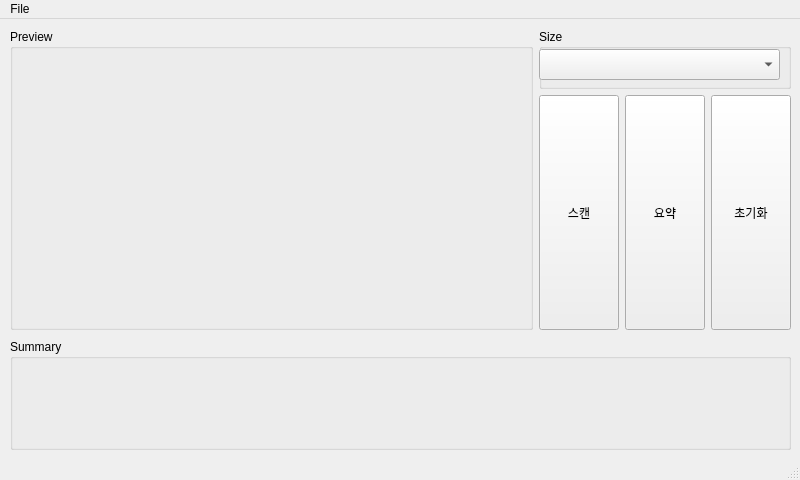
<?xml version="1.0" encoding="UTF-8"?>
<ui version="4.0">
 <class>MainWindow</class>
 <widget class="QMainWindow" name="MainWindow">
  <property name="geometry">
   <rect>
    <x>0</x>
    <y>0</y>
    <width>800</width>
    <height>480</height>
   </rect>
  </property>
  <property name="windowTitle">
   <string>MainWindow</string>
  </property>
  <widget class="QWidget" name="centralwidget">
   <widget class="QWidget" name="horizontalLayoutWidget">
    <property name="geometry">
     <rect>
      <x>10</x>
      <y>10</y>
      <width>781</width>
      <height>301</height>
     </rect>
    </property>
    <layout class="QHBoxLayout" name="horizontalLayout_2">
     <item>
      <widget class="QGroupBox" name="groupBox_2">
       <property name="sizePolicy">
        <sizepolicy hsizetype="Expanding" vsizetype="Preferred">
         <horstretch>0</horstretch>
         <verstretch>0</verstretch>
        </sizepolicy>
       </property>
       <property name="title">
        <string>Preview</string>
       </property>
      </widget>
     </item>
     <item>
      <layout class="QVBoxLayout" name="verticalLayout">
       <item>
        <widget class="QGroupBox" name="groupBox">
         <property name="maximumSize">
          <size>
           <width>16777215</width>
           <height>60</height>
          </size>
         </property>
         <property name="title">
          <string>Size</string>
         </property>
         <widget class="QComboBox" name="comboBox">
          <property name="geometry">
           <rect>
            <x>0</x>
            <y>20</y>
            <width>241</width>
            <height>31</height>
           </rect>
          </property>
          <property name="sizePolicy">
           <sizepolicy hsizetype="Preferred" vsizetype="Fixed">
            <horstretch>0</horstretch>
            <verstretch>0</verstretch>
           </sizepolicy>
          </property>
         </widget>
        </widget>
       </item>
       <item>
        <layout class="QHBoxLayout" name="horizontalLayout">
         <item>
          <widget class="QPushButton" name="btn_scan">
           <property name="sizePolicy">
            <sizepolicy hsizetype="Minimum" vsizetype="Minimum">
             <horstretch>0</horstretch>
             <verstretch>5</verstretch>
            </sizepolicy>
           </property>
           <property name="text">
            <string>스캔</string>
           </property>
          </widget>
         </item>
         <item>
          <widget class="QPushButton" name="btn_summary">
           <property name="sizePolicy">
            <sizepolicy hsizetype="Minimum" vsizetype="Minimum">
             <horstretch>0</horstretch>
             <verstretch>0</verstretch>
            </sizepolicy>
           </property>
           <property name="text">
            <string>요약</string>
           </property>
          </widget>
         </item>
         <item>
          <widget class="QPushButton" name="btn_reset">
           <property name="sizePolicy">
            <sizepolicy hsizetype="Minimum" vsizetype="Minimum">
             <horstretch>0</horstretch>
             <verstretch>0</verstretch>
            </sizepolicy>
           </property>
           <property name="text">
            <string>초기화</string>
           </property>
          </widget>
         </item>
        </layout>
       </item>
      </layout>
     </item>
    </layout>
   </widget>
   <widget class="QGroupBox" name="groupBox_3">
    <property name="geometry">
     <rect>
      <x>10</x>
      <y>320</y>
      <width>781</width>
      <height>111</height>
     </rect>
    </property>
    <property name="title">
     <string>Summary</string>
    </property>
   </widget>
  </widget>
  <widget class="QMenuBar" name="menubar">
   <property name="geometry">
    <rect>
     <x>0</x>
     <y>0</y>
     <width>800</width>
     <height>22</height>
    </rect>
   </property>
   <widget class="QMenu" name="menuFile">
    <property name="title">
     <string>File</string>
    </property>
   </widget>
   <addaction name="menuFile"/>
  </widget>
  <widget class="QStatusBar" name="statusbar"/>
 </widget>
 <resources/>
 <connections/>
</ui>
